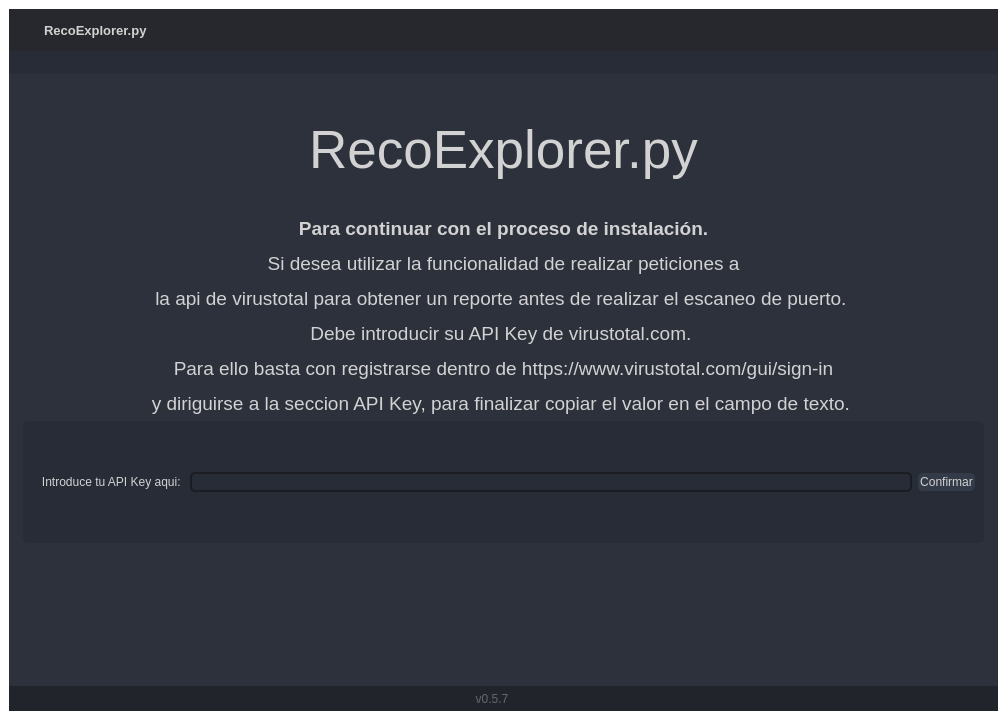
<?xml version="1.0" encoding="UTF-8"?>
<ui version="4.0">
 <author></author>
 <class>MainWindow</class>
 <widget class="QMainWindow" name="MainWindow">
  <property name="geometry">
   <rect>
    <x>0</x>
    <y>0</y>
    <width>1007</width>
    <height>720</height>
   </rect>
  </property>
  <property name="minimumSize">
   <size>
    <width>1000</width>
    <height>720</height>
   </size>
  </property>
  <property name="palette">
   <palette>
    <active>
     <colorrole role="WindowText">
      <brush brushstyle="SolidPattern">
       <color alpha="255">
        <red>255</red>
        <green>255</green>
        <blue>255</blue>
       </color>
      </brush>
     </colorrole>
     <colorrole role="Button">
      <brush brushstyle="SolidPattern">
       <color alpha="0">
        <red>0</red>
        <green>0</green>
        <blue>0</blue>
       </color>
      </brush>
     </colorrole>
     <colorrole role="Light">
      <brush brushstyle="SolidPattern">
       <color alpha="255">
        <red>66</red>
        <green>73</green>
        <blue>90</blue>
       </color>
      </brush>
     </colorrole>
     <colorrole role="Midlight">
      <brush brushstyle="SolidPattern">
       <color alpha="255">
        <red>55</red>
        <green>61</green>
        <blue>75</blue>
       </color>
      </brush>
     </colorrole>
     <colorrole role="Dark">
      <brush brushstyle="SolidPattern">
       <color alpha="255">
        <red>22</red>
        <green>24</green>
        <blue>30</blue>
       </color>
      </brush>
     </colorrole>
     <colorrole role="Mid">
      <brush brushstyle="SolidPattern">
       <color alpha="255">
        <red>29</red>
        <green>32</green>
        <blue>40</blue>
       </color>
      </brush>
     </colorrole>
     <colorrole role="Text">
      <brush brushstyle="SolidPattern">
       <color alpha="255">
        <red>210</red>
        <green>210</green>
        <blue>210</blue>
       </color>
      </brush>
     </colorrole>
     <colorrole role="BrightText">
      <brush brushstyle="SolidPattern">
       <color alpha="255">
        <red>255</red>
        <green>255</green>
        <blue>255</blue>
       </color>
      </brush>
     </colorrole>
     <colorrole role="ButtonText">
      <brush brushstyle="SolidPattern">
       <color alpha="255">
        <red>255</red>
        <green>255</green>
        <blue>255</blue>
       </color>
      </brush>
     </colorrole>
     <colorrole role="Base">
      <brush brushstyle="SolidPattern">
       <color alpha="0">
        <red>0</red>
        <green>0</green>
        <blue>0</blue>
       </color>
      </brush>
     </colorrole>
     <colorrole role="Window">
      <brush brushstyle="SolidPattern">
       <color alpha="0">
        <red>0</red>
        <green>0</green>
        <blue>0</blue>
       </color>
      </brush>
     </colorrole>
     <colorrole role="Shadow">
      <brush brushstyle="SolidPattern">
       <color alpha="255">
        <red>0</red>
        <green>0</green>
        <blue>0</blue>
       </color>
      </brush>
     </colorrole>
     <colorrole role="Highlight">
      <brush brushstyle="SolidPattern">
       <color alpha="255">
        <red>85</red>
        <green>170</green>
        <blue>255</blue>
       </color>
      </brush>
     </colorrole>
     <colorrole role="Link">
      <brush brushstyle="SolidPattern">
       <color alpha="255">
        <red>85</red>
        <green>170</green>
        <blue>255</blue>
       </color>
      </brush>
     </colorrole>
     <colorrole role="LinkVisited">
      <brush brushstyle="SolidPattern">
       <color alpha="255">
        <red>255</red>
        <green>0</green>
        <blue>127</blue>
       </color>
      </brush>
     </colorrole>
     <colorrole role="AlternateBase">
      <brush brushstyle="SolidPattern">
       <color alpha="255">
        <red>22</red>
        <green>24</green>
        <blue>30</blue>
       </color>
      </brush>
     </colorrole>
     <colorrole role="ToolTipBase">
      <brush brushstyle="SolidPattern">
       <color alpha="255">
        <red>44</red>
        <green>49</green>
        <blue>60</blue>
       </color>
      </brush>
     </colorrole>
     <colorrole role="ToolTipText">
      <brush brushstyle="SolidPattern">
       <color alpha="255">
        <red>210</red>
        <green>210</green>
        <blue>210</blue>
       </color>
      </brush>
     </colorrole>
     <colorrole role="PlaceholderText">
      <brush brushstyle="NoBrush">
       <color alpha="128">
        <red>210</red>
        <green>210</green>
        <blue>210</blue>
       </color>
      </brush>
     </colorrole>
    </active>
    <inactive>
     <colorrole role="WindowText">
      <brush brushstyle="SolidPattern">
       <color alpha="255">
        <red>255</red>
        <green>255</green>
        <blue>255</blue>
       </color>
      </brush>
     </colorrole>
     <colorrole role="Button">
      <brush brushstyle="SolidPattern">
       <color alpha="0">
        <red>0</red>
        <green>0</green>
        <blue>0</blue>
       </color>
      </brush>
     </colorrole>
     <colorrole role="Light">
      <brush brushstyle="SolidPattern">
       <color alpha="255">
        <red>66</red>
        <green>73</green>
        <blue>90</blue>
       </color>
      </brush>
     </colorrole>
     <colorrole role="Midlight">
      <brush brushstyle="SolidPattern">
       <color alpha="255">
        <red>55</red>
        <green>61</green>
        <blue>75</blue>
       </color>
      </brush>
     </colorrole>
     <colorrole role="Dark">
      <brush brushstyle="SolidPattern">
       <color alpha="255">
        <red>22</red>
        <green>24</green>
        <blue>30</blue>
       </color>
      </brush>
     </colorrole>
     <colorrole role="Mid">
      <brush brushstyle="SolidPattern">
       <color alpha="255">
        <red>29</red>
        <green>32</green>
        <blue>40</blue>
       </color>
      </brush>
     </colorrole>
     <colorrole role="Text">
      <brush brushstyle="SolidPattern">
       <color alpha="255">
        <red>210</red>
        <green>210</green>
        <blue>210</blue>
       </color>
      </brush>
     </colorrole>
     <colorrole role="BrightText">
      <brush brushstyle="SolidPattern">
       <color alpha="255">
        <red>255</red>
        <green>255</green>
        <blue>255</blue>
       </color>
      </brush>
     </colorrole>
     <colorrole role="ButtonText">
      <brush brushstyle="SolidPattern">
       <color alpha="255">
        <red>255</red>
        <green>255</green>
        <blue>255</blue>
       </color>
      </brush>
     </colorrole>
     <colorrole role="Base">
      <brush brushstyle="SolidPattern">
       <color alpha="0">
        <red>0</red>
        <green>0</green>
        <blue>0</blue>
       </color>
      </brush>
     </colorrole>
     <colorrole role="Window">
      <brush brushstyle="SolidPattern">
       <color alpha="0">
        <red>0</red>
        <green>0</green>
        <blue>0</blue>
       </color>
      </brush>
     </colorrole>
     <colorrole role="Shadow">
      <brush brushstyle="SolidPattern">
       <color alpha="255">
        <red>0</red>
        <green>0</green>
        <blue>0</blue>
       </color>
      </brush>
     </colorrole>
     <colorrole role="Highlight">
      <brush brushstyle="SolidPattern">
       <color alpha="255">
        <red>85</red>
        <green>170</green>
        <blue>255</blue>
       </color>
      </brush>
     </colorrole>
     <colorrole role="Link">
      <brush brushstyle="SolidPattern">
       <color alpha="255">
        <red>85</red>
        <green>170</green>
        <blue>255</blue>
       </color>
      </brush>
     </colorrole>
     <colorrole role="LinkVisited">
      <brush brushstyle="SolidPattern">
       <color alpha="255">
        <red>255</red>
        <green>0</green>
        <blue>127</blue>
       </color>
      </brush>
     </colorrole>
     <colorrole role="AlternateBase">
      <brush brushstyle="SolidPattern">
       <color alpha="255">
        <red>22</red>
        <green>24</green>
        <blue>30</blue>
       </color>
      </brush>
     </colorrole>
     <colorrole role="ToolTipBase">
      <brush brushstyle="SolidPattern">
       <color alpha="255">
        <red>44</red>
        <green>49</green>
        <blue>60</blue>
       </color>
      </brush>
     </colorrole>
     <colorrole role="ToolTipText">
      <brush brushstyle="SolidPattern">
       <color alpha="255">
        <red>210</red>
        <green>210</green>
        <blue>210</blue>
       </color>
      </brush>
     </colorrole>
     <colorrole role="PlaceholderText">
      <brush brushstyle="NoBrush">
       <color alpha="128">
        <red>210</red>
        <green>210</green>
        <blue>210</blue>
       </color>
      </brush>
     </colorrole>
    </inactive>
    <disabled>
     <colorrole role="WindowText">
      <brush brushstyle="SolidPattern">
       <color alpha="255">
        <red>22</red>
        <green>24</green>
        <blue>30</blue>
       </color>
      </brush>
     </colorrole>
     <colorrole role="Button">
      <brush brushstyle="SolidPattern">
       <color alpha="0">
        <red>0</red>
        <green>0</green>
        <blue>0</blue>
       </color>
      </brush>
     </colorrole>
     <colorrole role="Light">
      <brush brushstyle="SolidPattern">
       <color alpha="255">
        <red>66</red>
        <green>73</green>
        <blue>90</blue>
       </color>
      </brush>
     </colorrole>
     <colorrole role="Midlight">
      <brush brushstyle="SolidPattern">
       <color alpha="255">
        <red>55</red>
        <green>61</green>
        <blue>75</blue>
       </color>
      </brush>
     </colorrole>
     <colorrole role="Dark">
      <brush brushstyle="SolidPattern">
       <color alpha="255">
        <red>22</red>
        <green>24</green>
        <blue>30</blue>
       </color>
      </brush>
     </colorrole>
     <colorrole role="Mid">
      <brush brushstyle="SolidPattern">
       <color alpha="255">
        <red>29</red>
        <green>32</green>
        <blue>40</blue>
       </color>
      </brush>
     </colorrole>
     <colorrole role="Text">
      <brush brushstyle="SolidPattern">
       <color alpha="255">
        <red>22</red>
        <green>24</green>
        <blue>30</blue>
       </color>
      </brush>
     </colorrole>
     <colorrole role="BrightText">
      <brush brushstyle="SolidPattern">
       <color alpha="255">
        <red>255</red>
        <green>255</green>
        <blue>255</blue>
       </color>
      </brush>
     </colorrole>
     <colorrole role="ButtonText">
      <brush brushstyle="SolidPattern">
       <color alpha="255">
        <red>22</red>
        <green>24</green>
        <blue>30</blue>
       </color>
      </brush>
     </colorrole>
     <colorrole role="Base">
      <brush brushstyle="SolidPattern">
       <color alpha="0">
        <red>0</red>
        <green>0</green>
        <blue>0</blue>
       </color>
      </brush>
     </colorrole>
     <colorrole role="Window">
      <brush brushstyle="SolidPattern">
       <color alpha="0">
        <red>0</red>
        <green>0</green>
        <blue>0</blue>
       </color>
      </brush>
     </colorrole>
     <colorrole role="Shadow">
      <brush brushstyle="SolidPattern">
       <color alpha="255">
        <red>0</red>
        <green>0</green>
        <blue>0</blue>
       </color>
      </brush>
     </colorrole>
     <colorrole role="Highlight">
      <brush brushstyle="SolidPattern">
       <color alpha="255">
        <red>51</red>
        <green>153</green>
        <blue>255</blue>
       </color>
      </brush>
     </colorrole>
     <colorrole role="Link">
      <brush brushstyle="SolidPattern">
       <color alpha="255">
        <red>85</red>
        <green>170</green>
        <blue>255</blue>
       </color>
      </brush>
     </colorrole>
     <colorrole role="LinkVisited">
      <brush brushstyle="SolidPattern">
       <color alpha="255">
        <red>255</red>
        <green>0</green>
        <blue>127</blue>
       </color>
      </brush>
     </colorrole>
     <colorrole role="AlternateBase">
      <brush brushstyle="SolidPattern">
       <color alpha="255">
        <red>44</red>
        <green>49</green>
        <blue>60</blue>
       </color>
      </brush>
     </colorrole>
     <colorrole role="ToolTipBase">
      <brush brushstyle="SolidPattern">
       <color alpha="255">
        <red>44</red>
        <green>49</green>
        <blue>60</blue>
       </color>
      </brush>
     </colorrole>
     <colorrole role="ToolTipText">
      <brush brushstyle="SolidPattern">
       <color alpha="255">
        <red>210</red>
        <green>210</green>
        <blue>210</blue>
       </color>
      </brush>
     </colorrole>
     <colorrole role="PlaceholderText">
      <brush brushstyle="NoBrush">
       <color alpha="128">
        <red>210</red>
        <green>210</green>
        <blue>210</blue>
       </color>
      </brush>
     </colorrole>
    </disabled>
   </palette>
  </property>
  <property name="font">
   <font>
    <family>Segoe UI</family>
    <pointsize>10</pointsize>
   </font>
  </property>
  <property name="windowTitle">
   <string>MainWindow</string>
  </property>
  <property name="styleSheet">
   <string notr="true">QMainWindow {background: transparent; }
QToolTip {
	color: #ffffff;
	background-color: rgba(27, 29, 35, 160);
	border: 1px solid rgb(40, 40, 40);
	border-radius: 2px;
}</string>
  </property>
  <widget class="QWidget" name="centralwidget">
   <property name="styleSheet">
    <string notr="true">background: transparent;
color: rgb(210, 210, 210);</string>
   </property>
   <layout class="QVBoxLayout" name="verticalLayout_18">
    <item>
     <widget class="QFrame" name="frame_main">
      <property name="styleSheet">
       <string notr="true">/* LINE EDIT */
QLineEdit {
	background-color: rgb(27, 29, 35);
	border-radius: 5px;
	border: 2px solid rgb(27, 29, 35);
	padding-left: 10px;
}
QLineEdit:hover {
	border: 2px solid rgb(64, 71, 88);
}
QLineEdit:focus {
	border: 2px solid rgb(91, 101, 124);
}

/* SCROLL BARS */
QScrollBar:horizontal {
    border: none;
    background: rgb(52, 59, 72);
    height: 14px;
    margin: 0px 21px 0 21px;
	border-radius: 0px;
}
QScrollBar::handle:horizontal {
    background: rgb(85, 170, 255);
    min-width: 25px;
	border-radius: 7px
}
QScrollBar::add-line:horizontal {
    border: none;
    background: rgb(55, 63, 77);
    width: 20px;
	border-top-right-radius: 7px;
    border-bottom-right-radius: 7px;
    subcontrol-position: right;
    subcontrol-origin: margin;
}
QScrollBar::sub-line:horizontal {
    border: none;
    background: rgb(55, 63, 77);
    width: 20px;
	border-top-left-radius: 7px;
    border-bottom-left-radius: 7px;
    subcontrol-position: left;
    subcontrol-origin: margin;
}
QScrollBar::up-arrow:horizontal, QScrollBar::down-arrow:horizontal
{
     background: none;
}
QScrollBar::add-page:horizontal, QScrollBar::sub-page:horizontal
{
     background: none;
}
 QScrollBar:vertical {
	border: none;
    background: rgb(52, 59, 72);
    width: 14px;
    margin: 21px 0 21px 0;
	border-radius: 0px;
 }
 QScrollBar::handle:vertical {
	background: rgb(85, 170, 255);
    min-height: 25px;
	border-radius: 7px
 }
 QScrollBar::add-line:vertical {
     border: none;
    background: rgb(55, 63, 77);
     height: 20px;
	border-bottom-left-radius: 7px;
    border-bottom-right-radius: 7px;
     subcontrol-position: bottom;
     subcontrol-origin: margin;
 }
 QScrollBar::sub-line:vertical {
	border: none;
    background: rgb(55, 63, 77);
     height: 20px;
	border-top-left-radius: 7px;
    border-top-right-radius: 7px;
     subcontrol-position: top;
     subcontrol-origin: margin;
 }
 QScrollBar::up-arrow:vertical, QScrollBar::down-arrow:vertical {
     background: none;
 }

 QScrollBar::add-page:vertical, QScrollBar::sub-page:vertical {
     background: none;
 }

/* CHECKBOX */
QCheckBox::indicator {
    border: 3px solid rgb(52, 59, 72);
	width: 15px;
	height: 15px;
	border-radius: 10px;
    background: rgb(44, 49, 60);
}
QCheckBox::indicator:hover {
    border: 3px solid rgb(58, 66, 81);
}
QCheckBox::indicator:checked {
    background: 3px solid rgb(52, 59, 72);
	border: 3px solid rgb(52, 59, 72);
	background-image: url(icons/16x16/cil-check-alt.png);
}

/* RADIO BUTTON */
QRadioButton::indicator {
    border: 3px solid rgb(52, 59, 72);
	width: 15px;
	height: 15px;
	border-radius: 10px;
    background: rgb(44, 49, 60);
}
QRadioButton::indicator:hover {
    border: 3px solid rgb(58, 66, 81);
}
QRadioButton::indicator:checked {
    background: 3px solid rgb(94, 106, 130);
	border: 3px solid rgb(52, 59, 72);
}

/* COMBOBOX */
QComboBox{
	background-color: rgb(27, 29, 35);
	border-radius: 5px;
	border: 2px solid rgb(27, 29, 35);
	padding: 5px;
	padding-left: 10px;
}
QComboBox:hover{
	border: 2px solid rgb(64, 71, 88);
}
QComboBox::drop-down {
	subcontrol-origin: padding;
	subcontrol-position: top right;
	width: 25px;
	border-left-width: 3px;
	border-left-color: rgba(39, 44, 54, 150);
	border-left-style: solid;
	border-top-right-radius: 3px;
	border-bottom-right-radius: 3px;
	background-image: url(icons/16x16/cil-arrow-bottom.png);
	background-position: center;
	background-repeat: no-reperat;
 }
QComboBox QAbstractItemView {
	color: rgb(85, 170, 255);
	background-color: rgb(27, 29, 35);
	padding: 10px;
	selection-background-color: rgb(39, 44, 54);
}

/* SLIDERS */
QSlider::groove:horizontal {
    border-radius: 9px;
    height: 18px;
	margin: 0px;
	background-color: rgb(52, 59, 72);
}
QSlider::groove:horizontal:hover {
	background-color: rgb(55, 62, 76);
}
QSlider::handle:horizontal {
    background-color: rgb(85, 170, 255);
    border: none;
    height: 18px;
    width: 18px;
    margin: 0px;
	border-radius: 9px;
}
QSlider::handle:horizontal:hover {
    background-color: rgb(105, 180, 255);
}
QSlider::handle:horizontal:pressed {
    background-color: rgb(65, 130, 195);
}

QSlider::groove:vertical {
    border-radius: 9px;
    width: 18px;
    margin: 0px;
	background-color: rgb(52, 59, 72);
}
QSlider::groove:vertical:hover {
	background-color: rgb(55, 62, 76);
}
QSlider::handle:vertical {
    background-color: rgb(85, 170, 255);
	border: none;
    height: 18px;
    width: 18px;
    margin: 0px;
	border-radius: 9px;
}
QSlider::handle:vertical:hover {
    background-color: rgb(105, 180, 255);
}
QSlider::handle:vertical:pressed {
    background-color: rgb(65, 130, 195);
}

</string>
      </property>
      <property name="frameShape">
       <enum>QFrame::NoFrame</enum>
      </property>
      <property name="frameShadow">
       <enum>QFrame::Raised</enum>
      </property>
      <layout class="QVBoxLayout" name="verticalLayout">
       <property name="spacing">
        <number>0</number>
       </property>
       <property name="leftMargin">
        <number>0</number>
       </property>
       <property name="topMargin">
        <number>0</number>
       </property>
       <property name="rightMargin">
        <number>0</number>
       </property>
       <property name="bottomMargin">
        <number>0</number>
       </property>
       <item>
        <widget class="QFrame" name="frame_top">
         <property name="minimumSize">
          <size>
           <width>0</width>
           <height>65</height>
          </size>
         </property>
         <property name="maximumSize">
          <size>
           <width>16777215</width>
           <height>65</height>
          </size>
         </property>
         <property name="styleSheet">
          <string notr="true">background-color: transparent;</string>
         </property>
         <property name="frameShape">
          <enum>QFrame::NoFrame</enum>
         </property>
         <property name="frameShadow">
          <enum>QFrame::Raised</enum>
         </property>
         <layout class="QHBoxLayout" name="horizontalLayout_3">
          <property name="spacing">
           <number>0</number>
          </property>
          <property name="leftMargin">
           <number>0</number>
          </property>
          <property name="topMargin">
           <number>0</number>
          </property>
          <property name="rightMargin">
           <number>0</number>
          </property>
          <property name="bottomMargin">
           <number>0</number>
          </property>
          <item>
           <widget class="QFrame" name="frame_toggle">
            <property name="maximumSize">
             <size>
              <width>70</width>
              <height>16777215</height>
             </size>
            </property>
            <property name="styleSheet">
             <string notr="true">background-color: rgb(27, 29, 35);</string>
            </property>
            <property name="frameShape">
             <enum>QFrame::NoFrame</enum>
            </property>
            <property name="frameShadow">
             <enum>QFrame::Raised</enum>
            </property>
            <layout class="QVBoxLayout" name="verticalLayout_3">
             <property name="spacing">
              <number>0</number>
             </property>
             <property name="leftMargin">
              <number>0</number>
             </property>
             <property name="topMargin">
              <number>0</number>
             </property>
             <property name="rightMargin">
              <number>0</number>
             </property>
             <property name="bottomMargin">
              <number>0</number>
             </property>
            </layout>
           </widget>
          </item>
          <item>
           <widget class="QFrame" name="frame_top_right">
            <property name="styleSheet">
             <string notr="true">background: transparent;</string>
            </property>
            <property name="frameShape">
             <enum>QFrame::NoFrame</enum>
            </property>
            <property name="frameShadow">
             <enum>QFrame::Raised</enum>
            </property>
            <layout class="QVBoxLayout" name="verticalLayout_2">
             <property name="spacing">
              <number>0</number>
             </property>
             <property name="leftMargin">
              <number>0</number>
             </property>
             <property name="topMargin">
              <number>0</number>
             </property>
             <property name="rightMargin">
              <number>0</number>
             </property>
             <property name="bottomMargin">
              <number>0</number>
             </property>
             <item>
              <widget class="QFrame" name="frame_top_btns">
               <property name="maximumSize">
                <size>
                 <width>16777215</width>
                 <height>42</height>
                </size>
               </property>
               <property name="styleSheet">
                <string notr="true">background-color: rgba(27, 29, 35, 200)</string>
               </property>
               <property name="frameShape">
                <enum>QFrame::NoFrame</enum>
               </property>
               <property name="frameShadow">
                <enum>QFrame::Raised</enum>
               </property>
               <layout class="QHBoxLayout" name="horizontalLayout_4">
                <property name="spacing">
                 <number>0</number>
                </property>
                <property name="leftMargin">
                 <number>0</number>
                </property>
                <property name="topMargin">
                 <number>0</number>
                </property>
                <property name="rightMargin">
                 <number>0</number>
                </property>
                <property name="bottomMargin">
                 <number>0</number>
                </property>
                <item>
                 <widget class="QFrame" name="frame_label_top_btns">
                  <property name="sizePolicy">
                   <sizepolicy hsizetype="Expanding" vsizetype="Preferred">
                    <horstretch>0</horstretch>
                    <verstretch>0</verstretch>
                   </sizepolicy>
                  </property>
                  <property name="frameShape">
                   <enum>QFrame::NoFrame</enum>
                  </property>
                  <property name="frameShadow">
                   <enum>QFrame::Raised</enum>
                  </property>
                  <layout class="QHBoxLayout" name="horizontalLayout_10">
                   <property name="spacing">
                    <number>0</number>
                   </property>
                   <property name="leftMargin">
                    <number>5</number>
                   </property>
                   <property name="topMargin">
                    <number>0</number>
                   </property>
                   <property name="rightMargin">
                    <number>10</number>
                   </property>
                   <property name="bottomMargin">
                    <number>0</number>
                   </property>
                   <item>
                    <widget class="QFrame" name="frame_icon_top_bar">
                     <property name="maximumSize">
                      <size>
                       <width>30</width>
                       <height>30</height>
                      </size>
                     </property>
                     <property name="styleSheet">
                      <string notr="true">background: transparent;
background-image: url(view/icons/16x16/cil-terminal.png);
background-position: center;
background-repeat: no-repeat;
</string>
                     </property>
                     <property name="frameShape">
                      <enum>QFrame::StyledPanel</enum>
                     </property>
                     <property name="frameShadow">
                      <enum>QFrame::Raised</enum>
                     </property>
                    </widget>
                   </item>
                   <item>
                    <widget class="QLabel" name="label_title_bar_top">
                     <property name="font">
                      <font>
                       <family>Segoe UI</family>
                       <pointsize>10</pointsize>
                       <weight>75</weight>
                       <bold>true</bold>
                      </font>
                     </property>
                     <property name="styleSheet">
                      <string notr="true">background: transparent;
</string>
                     </property>
                     <property name="text">
                      <string>RecoExplorer.py</string>
                     </property>
                    </widget>
                   </item>
                  </layout>
                 </widget>
                </item>
                <item alignment="Qt::AlignRight">
                 <widget class="QFrame" name="frame_btns_right">
                  <property name="sizePolicy">
                   <sizepolicy hsizetype="Expanding" vsizetype="Preferred">
                    <horstretch>0</horstretch>
                    <verstretch>0</verstretch>
                   </sizepolicy>
                  </property>
                  <property name="maximumSize">
                   <size>
                    <width>120</width>
                    <height>16777215</height>
                   </size>
                  </property>
                  <property name="frameShape">
                   <enum>QFrame::NoFrame</enum>
                  </property>
                  <property name="frameShadow">
                   <enum>QFrame::Raised</enum>
                  </property>
                  <layout class="QHBoxLayout" name="horizontalLayout_5">
                   <property name="spacing">
                    <number>0</number>
                   </property>
                   <property name="leftMargin">
                    <number>0</number>
                   </property>
                   <property name="topMargin">
                    <number>0</number>
                   </property>
                   <property name="rightMargin">
                    <number>0</number>
                   </property>
                   <property name="bottomMargin">
                    <number>0</number>
                   </property>
                   <item>
                    <widget class="QPushButton" name="btn_minimize">
                     <property name="sizePolicy">
                      <sizepolicy hsizetype="Minimum" vsizetype="Expanding">
                       <horstretch>0</horstretch>
                       <verstretch>0</verstretch>
                      </sizepolicy>
                     </property>
                     <property name="minimumSize">
                      <size>
                       <width>40</width>
                       <height>0</height>
                      </size>
                     </property>
                     <property name="maximumSize">
                      <size>
                       <width>40</width>
                       <height>16777215</height>
                      </size>
                     </property>
                     <property name="toolTip">
                      <string>Minimize</string>
                     </property>
                     <property name="styleSheet">
                      <string notr="true">QPushButton {
	border: none;
	background-color: transparent;
}
QPushButton:hover {
	background-color: rgb(52, 59, 72);
}
QPushButton:pressed {
	background-color: rgb(85, 170, 255);
}</string>
                     </property>
                     <property name="text">
                      <string/>
                     </property>
                     <property name="icon">
                      <iconset>
                       <normaloff>icons/16x16/cil-window-minimize.png</normaloff>icons/16x16/cil-window-minimize.png</iconset>
                     </property>
                    </widget>
                   </item>
                   <item>
                    <widget class="QPushButton" name="btn_maximize_restore">
                     <property name="sizePolicy">
                      <sizepolicy hsizetype="Minimum" vsizetype="Expanding">
                       <horstretch>0</horstretch>
                       <verstretch>0</verstretch>
                      </sizepolicy>
                     </property>
                     <property name="minimumSize">
                      <size>
                       <width>40</width>
                       <height>0</height>
                      </size>
                     </property>
                     <property name="maximumSize">
                      <size>
                       <width>40</width>
                       <height>16777215</height>
                      </size>
                     </property>
                     <property name="toolTip">
                      <string>Maximize</string>
                     </property>
                     <property name="styleSheet">
                      <string notr="true">QPushButton {
	border: none;
	background-color: transparent;
}
QPushButton:hover {
	background-color: rgb(52, 59, 72);
}
QPushButton:pressed {
	background-color: rgb(85, 170, 255);
}</string>
                     </property>
                     <property name="text">
                      <string/>
                     </property>
                     <property name="icon">
                      <iconset>
                       <normaloff>icons/16x16/cil-window-maximize.png</normaloff>icons/16x16/cil-window-maximize.png</iconset>
                     </property>
                    </widget>
                   </item>
                   <item>
                    <widget class="QPushButton" name="btn_close">
                     <property name="sizePolicy">
                      <sizepolicy hsizetype="Minimum" vsizetype="Expanding">
                       <horstretch>0</horstretch>
                       <verstretch>0</verstretch>
                      </sizepolicy>
                     </property>
                     <property name="minimumSize">
                      <size>
                       <width>40</width>
                       <height>0</height>
                      </size>
                     </property>
                     <property name="maximumSize">
                      <size>
                       <width>40</width>
                       <height>16777215</height>
                      </size>
                     </property>
                     <property name="toolTip">
                      <string>Close</string>
                     </property>
                     <property name="styleSheet">
                      <string notr="true">QPushButton {
	border: none;
	background-color: transparent;
}
QPushButton:hover {
	background-color: rgb(52, 59, 72);
}
QPushButton:pressed {
	background-color: rgb(85, 170, 255);
}</string>
                     </property>
                     <property name="text">
                      <string/>
                     </property>
                     <property name="icon">
                      <iconset>
                       <normaloff>icons/16x16/cil-x.png</normaloff>icons/16x16/cil-x.png</iconset>
                     </property>
                    </widget>
                   </item>
                  </layout>
                 </widget>
                </item>
               </layout>
              </widget>
             </item>
             <item>
              <widget class="QFrame" name="frame_top_info">
               <property name="maximumSize">
                <size>
                 <width>16777215</width>
                 <height>65</height>
                </size>
               </property>
               <property name="styleSheet">
                <string notr="true">background-color: rgb(39, 44, 54);</string>
               </property>
               <property name="frameShape">
                <enum>QFrame::NoFrame</enum>
               </property>
               <property name="frameShadow">
                <enum>QFrame::Raised</enum>
               </property>
               <layout class="QHBoxLayout" name="horizontalLayout_8">
                <property name="spacing">
                 <number>0</number>
                </property>
                <property name="leftMargin">
                 <number>10</number>
                </property>
                <property name="topMargin">
                 <number>0</number>
                </property>
                <property name="rightMargin">
                 <number>10</number>
                </property>
                <property name="bottomMargin">
                 <number>0</number>
                </property>
                <item>
                 <widget class="QLabel" name="label_top_info_1">
                  <property name="maximumSize">
                   <size>
                    <width>16777215</width>
                    <height>15</height>
                   </size>
                  </property>
                  <property name="font">
                   <font>
                    <family>Segoe UI</family>
                   </font>
                  </property>
                  <property name="styleSheet">
                   <string notr="true">color: rgb(98, 103, 111); </string>
                  </property>
                  <property name="text">
                   <string/>
                  </property>
                 </widget>
                </item>
               </layout>
              </widget>
             </item>
            </layout>
           </widget>
          </item>
         </layout>
        </widget>
       </item>
       <item>
        <widget class="QFrame" name="frame_center">
         <property name="sizePolicy">
          <sizepolicy hsizetype="Expanding" vsizetype="Expanding">
           <horstretch>0</horstretch>
           <verstretch>0</verstretch>
          </sizepolicy>
         </property>
         <property name="styleSheet">
          <string notr="true">background-color: rgb(40, 44, 52);</string>
         </property>
         <property name="frameShape">
          <enum>QFrame::NoFrame</enum>
         </property>
         <property name="frameShadow">
          <enum>QFrame::Raised</enum>
         </property>
         <layout class="QHBoxLayout" name="horizontalLayout_2">
          <property name="spacing">
           <number>0</number>
          </property>
          <property name="leftMargin">
           <number>0</number>
          </property>
          <property name="topMargin">
           <number>0</number>
          </property>
          <property name="rightMargin">
           <number>0</number>
          </property>
          <property name="bottomMargin">
           <number>0</number>
          </property>
          <item>
           <widget class="QFrame" name="frame_content_right">
            <property name="styleSheet">
             <string notr="true">background-color: rgb(44, 49, 60);</string>
            </property>
            <property name="frameShape">
             <enum>QFrame::NoFrame</enum>
            </property>
            <property name="frameShadow">
             <enum>QFrame::Raised</enum>
            </property>
            <layout class="QVBoxLayout" name="verticalLayout_4">
             <property name="spacing">
              <number>0</number>
             </property>
             <property name="leftMargin">
              <number>0</number>
             </property>
             <property name="topMargin">
              <number>0</number>
             </property>
             <property name="rightMargin">
              <number>0</number>
             </property>
             <property name="bottomMargin">
              <number>0</number>
             </property>
             <item>
              <widget class="QFrame" name="frame_content">
               <property name="frameShape">
                <enum>QFrame::NoFrame</enum>
               </property>
               <property name="frameShadow">
                <enum>QFrame::Raised</enum>
               </property>
               <layout class="QVBoxLayout" name="verticalLayout_9">
                <property name="spacing">
                 <number>0</number>
                </property>
                <property name="leftMargin">
                 <number>5</number>
                </property>
                <property name="topMargin">
                 <number>5</number>
                </property>
                <property name="rightMargin">
                 <number>5</number>
                </property>
                <property name="bottomMargin">
                 <number>5</number>
                </property>
                <item>
                 <layout class="QGridLayout" name="gridLayout_3"/>
                </item>
                <item>
                 <widget class="QStackedWidget" name="stackedWidget">
                  <property name="styleSheet">
                   <string notr="true">background: transparent;</string>
                  </property>
                  <property name="currentIndex">
                   <number>0</number>
                  </property>
                  <widget class="QWidget" name="page_home">
                   <layout class="QVBoxLayout" name="verticalLayout_10">
                    <item>
                     <widget class="QLabel" name="label_6">
                      <property name="font">
                       <font>
                        <family>Segoe UI</family>
                        <pointsize>40</pointsize>
                       </font>
                      </property>
                      <property name="styleSheet">
                       <string notr="true"/>
                      </property>
                      <property name="text">
                       <string>RecoExplorer.py</string>
                      </property>
                      <property name="alignment">
                       <set>Qt::AlignCenter</set>
                      </property>
                     </widget>
                    </item>
                    <item>
                     <widget class="QLabel" name="label">
                      <property name="font">
                       <font>
                        <family>Segoe UI</family>
                        <pointsize>14</pointsize>
                       </font>
                      </property>
                      <property name="text">
                       <string>&lt;html&gt;&lt;head/&gt;&lt;body&gt;&lt;p align=&quot;center&quot;&gt;&lt;span style=&quot; font-weight:600;&quot;&gt;Para continuar con el proceso de instalación.&lt;/span&gt;&lt;/p&gt;&lt;p align=&quot;center&quot;&gt;Si desea utilizar la funcionalidad de realizar peticiones a&lt;/p&gt;&lt;p align=&quot;center&quot;&gt;la api de virustotal para obtener un reporte antes de realizar el escaneo de puerto. &lt;/p&gt;&lt;p align=&quot;center&quot;&gt;Debe introducir su API Key de virustotal.com. &lt;/p&gt;&lt;p align=&quot;center&quot;&gt;Para ello basta con registrarse dentro de https://www.virustotal.com/gui/sign-in&lt;/p&gt;&lt;p align=&quot;center&quot;&gt;y diriguirse a la seccion API Key, para finalizar copiar el valor en el campo de texto. &lt;/p&gt;&lt;/body&gt;&lt;/html&gt;</string>
                      </property>
                      <property name="alignment">
                       <set>Qt::AlignCenter</set>
                      </property>
                     </widget>
                    </item>
                    <item>
                     <widget class="QFrame" name="frame">
                      <property name="styleSheet">
                       <string notr="true">background-color: rgb(39, 44, 54);
border-radius: 5px;</string>
                      </property>
                      <property name="frameShape">
                       <enum>QFrame::StyledPanel</enum>
                      </property>
                      <property name="frameShadow">
                       <enum>QFrame::Raised</enum>
                      </property>
                      <layout class="QVBoxLayout" name="verticalLayout_6">
                       <item>
                        <layout class="QHBoxLayout" name="horizontalLayout">
                         <item>
                          <widget class="QLabel" name="label_2">
                           <property name="text">
                            <string>   Introduce tu API Key aqui: </string>
                           </property>
                          </widget>
                         </item>
                         <item>
                          <widget class="QLineEdit" name="lineEdit"/>
                         </item>
                         <item>
                          <widget class="QPushButton" name="pushButton">
                           <property name="styleSheet">
                            <string notr="true">QPushButton {
	border: 2px solid rgb(52, 59, 72);
	border-radius: 5px;
	background-color: rgb(52, 59, 72);
}
QPushButton:hover {
	background-color: rgb(57, 65, 80);
	border: 2px solid rgb(61, 70, 86);
}
QPushButton:pressed {
	background-color: rgb(35, 40, 49);
	border: 2px solid rgb(43, 50, 61);
}</string>
                           </property>
                           <property name="text">
                            <string>Confirmar</string>
                           </property>
                          </widget>
                         </item>
                        </layout>
                       </item>
                      </layout>
                     </widget>
                    </item>
                    <item>
                     <widget class="QLabel" name="label_7">
                      <property name="font">
                       <font>
                        <family>Segoe UI</family>
                        <pointsize>15</pointsize>
                       </font>
                      </property>
                      <property name="text">
                       <string/>
                      </property>
                      <property name="alignment">
                       <set>Qt::AlignCenter</set>
                      </property>
                     </widget>
                    </item>
                   </layout>
                  </widget>
                 </widget>
                </item>
               </layout>
              </widget>
             </item>
             <item>
              <widget class="QFrame" name="frame_grip">
               <property name="minimumSize">
                <size>
                 <width>0</width>
                 <height>25</height>
                </size>
               </property>
               <property name="maximumSize">
                <size>
                 <width>16777215</width>
                 <height>25</height>
                </size>
               </property>
               <property name="styleSheet">
                <string notr="true">background-color: rgb(33, 37, 43);</string>
               </property>
               <property name="frameShape">
                <enum>QFrame::NoFrame</enum>
               </property>
               <property name="frameShadow">
                <enum>QFrame::Raised</enum>
               </property>
               <layout class="QHBoxLayout" name="horizontalLayout_6">
                <property name="spacing">
                 <number>0</number>
                </property>
                <property name="leftMargin">
                 <number>0</number>
                </property>
                <property name="topMargin">
                 <number>0</number>
                </property>
                <property name="rightMargin">
                 <number>2</number>
                </property>
                <property name="bottomMargin">
                 <number>0</number>
                </property>
                <item>
                 <widget class="QFrame" name="frame_label_bottom">
                  <property name="frameShape">
                   <enum>QFrame::NoFrame</enum>
                  </property>
                  <property name="frameShadow">
                   <enum>QFrame::Raised</enum>
                  </property>
                  <layout class="QHBoxLayout" name="horizontalLayout_7">
                   <property name="spacing">
                    <number>0</number>
                   </property>
                   <property name="leftMargin">
                    <number>10</number>
                   </property>
                   <property name="topMargin">
                    <number>0</number>
                   </property>
                   <property name="rightMargin">
                    <number>10</number>
                   </property>
                   <property name="bottomMargin">
                    <number>0</number>
                   </property>
                   <item>
                    <widget class="QLabel" name="label_version">
                     <property name="maximumSize">
                      <size>
                       <width>100</width>
                       <height>16777215</height>
                      </size>
                     </property>
                     <property name="font">
                      <font>
                       <family>Segoe UI</family>
                      </font>
                     </property>
                     <property name="styleSheet">
                      <string notr="true">color: rgb(98, 103, 111);</string>
                     </property>
                     <property name="text">
                      <string>v0.5.7</string>
                     </property>
                     <property name="alignment">
                      <set>Qt::AlignCenter</set>
                     </property>
                    </widget>
                   </item>
                  </layout>
                 </widget>
                </item>
                <item>
                 <widget class="QFrame" name="frame_size_grip">
                  <property name="maximumSize">
                   <size>
                    <width>20</width>
                    <height>20</height>
                   </size>
                  </property>
                  <property name="styleSheet">
                   <string notr="true">QSizeGrip {
	background-image: url(icons/16x16/cil-size-grip.png);
	background-position: center;
	background-repeat: no-reperat;
}</string>
                  </property>
                  <property name="frameShape">
                   <enum>QFrame::NoFrame</enum>
                  </property>
                  <property name="frameShadow">
                   <enum>QFrame::Raised</enum>
                  </property>
                 </widget>
                </item>
               </layout>
              </widget>
             </item>
            </layout>
           </widget>
          </item>
         </layout>
        </widget>
       </item>
      </layout>
     </widget>
    </item>
   </layout>
  </widget>
 </widget>
 <tabstops>
  <tabstop>btn_minimize</tabstop>
  <tabstop>btn_maximize_restore</tabstop>
  <tabstop>btn_close</tabstop>
 </tabstops>
 <resources>
  <include location="files.qrc"/>
  <include location="files.qrc"/>
 </resources>
 <connections/>
</ui>
